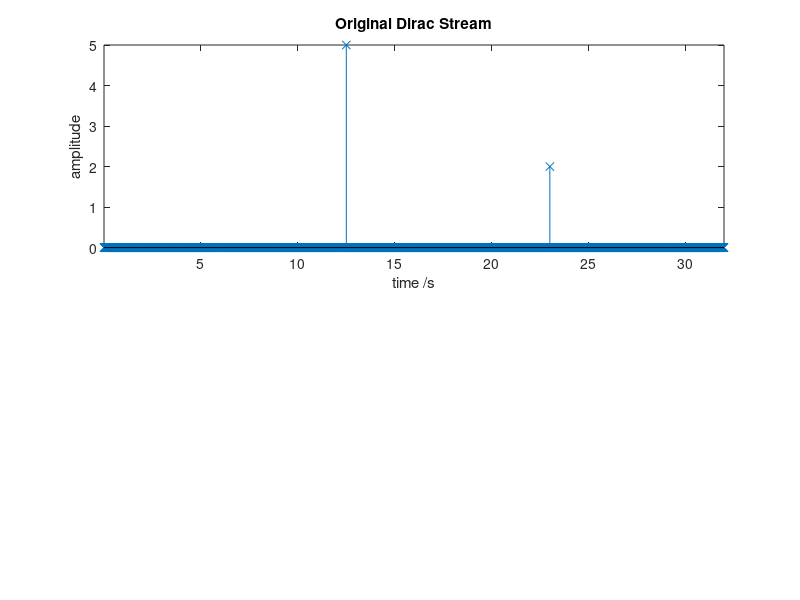

MATLAB code for this plot: (Note: this script raises an error after producing the figure.)
%% Setup
clc
close all
clear variables

load reproductionCoefficients.mat

K = 2;

resolution = 64; maxTime = 32;
signalLength = 64*32;
time = (1:signalLength)./resolution;

%% Create stream of Diracs

ak_weights = [5; 2];
tk_locations = [12.5; 23];

% initialise vector and add diracs
x_diracsStream = zeros(1,signalLength); 
x_diracsStream(tk_locations(1)*resolution+1) = ak_weights(1);
x_diracsStream(tk_locations(2)*resolution+1) = ak_weights(2);

figure
subplot(2,1,1)
stem(time,x_diracsStream,'x')
axis tight
ylabel('amplitude')
xlabel('time /s')
title('Original Dirac Stream')
hold on

disp('Original Dirac values -')
disp('Locations:')
disp(tk_locations)
disp('Weights:')
disp(ak_weights)

%% Compute and plot Daubechies scaling function

% N >= 2K-1 (p70)
% N = 2*(2)-1 = 3 
% N+1 = 3+1 = 4 -> db4

phi = zeros(1,signalLength);
[phi_T,~,~] = wavefun('db4',6); 
phi(1:length(phi_T))=phi_T;

%% Sample signal using Daubechies scaling function

m_degree = 0:3;
n_numSamples = 32;

y_sampled = zeros(1, n_numSamples);
for sampleIndex = 1:n_numSamples
    shift = (sampleIndex-1) * resolution; % find the shift
    phiShifted = zeros(1,signalLength); % initialise phiShifted
    phiShifted((1 + shift):(length(phi_T) + shift)) = phi_T; % compute phiShifted
    phiShifted = phiShifted(1:signalLength); % crop to signalLength

    y_sampled(sampleIndex) = dot(x_diracsStream,phiShifted); % compute samples
end

% plot samples
%figure
%stem(y_sampled)

%% Retrieve N+1 moments of signal

s_moments = zeros(length(m_degree),1);
for degreeIndex = m_degree+1
    s_moments(degreeIndex) = dot(c_coefficients(degreeIndex,:),y_sampled);
end

%% Apply annihilating filter method

[h, tk_locations_est, ak_weights_est,y] = annihilatingFilterMethod(s_moments);

disp('Estimated Dirac values -')
disp('Locations:')
disp(tk_locations_est)
disp('Weights:')
disp(ak_weights_est)

% initialise vector and add diracs
x_diracsStream_est = zeros(1,signalLength); 
x_diracsStream_est(uint32(tk_locations_est(1)*resolution+1)) = ak_weights_est(1);
x_diracsStream_est(uint32(tk_locations_est(2)*resolution+1)) = ak_weights_est(2);

%% Display and Plot Results

subplot(2,1,2)
stem(time,x_diracsStream_est,'x')
axis tight
ylabel('amplitude')
xlabel('time /s')
title('Reconstruction of Dirac Stream')

disp('Original Dirac values -')
disp('Locations:')
disp(tk_locations_est)
disp('Weights:')
disp(ak_weights_est)
